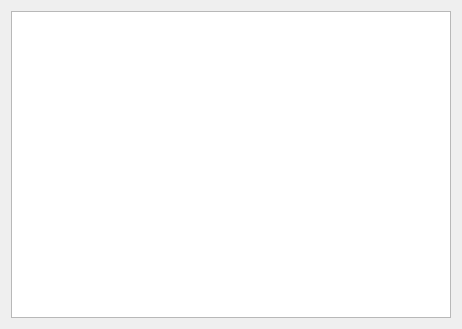
<?xml version="1.0" encoding="UTF-8"?>
<ui version="4.0">
 <class>Widget</class>
 <widget class="QWidget" name="Widget">
  <property name="geometry">
   <rect>
    <x>0</x>
    <y>0</y>
    <width>462</width>
    <height>329</height>
   </rect>
  </property>
  <property name="windowTitle">
   <string>Widget</string>
  </property>
  <layout class="QVBoxLayout" name="verticalLayout">
   <item>
    <widget class="QTableWidget" name="tableWidget"/>
   </item>
  </layout>
 </widget>
 <layoutdefault spacing="6" margin="11"/>
 <resources/>
 <connections/>
</ui>
